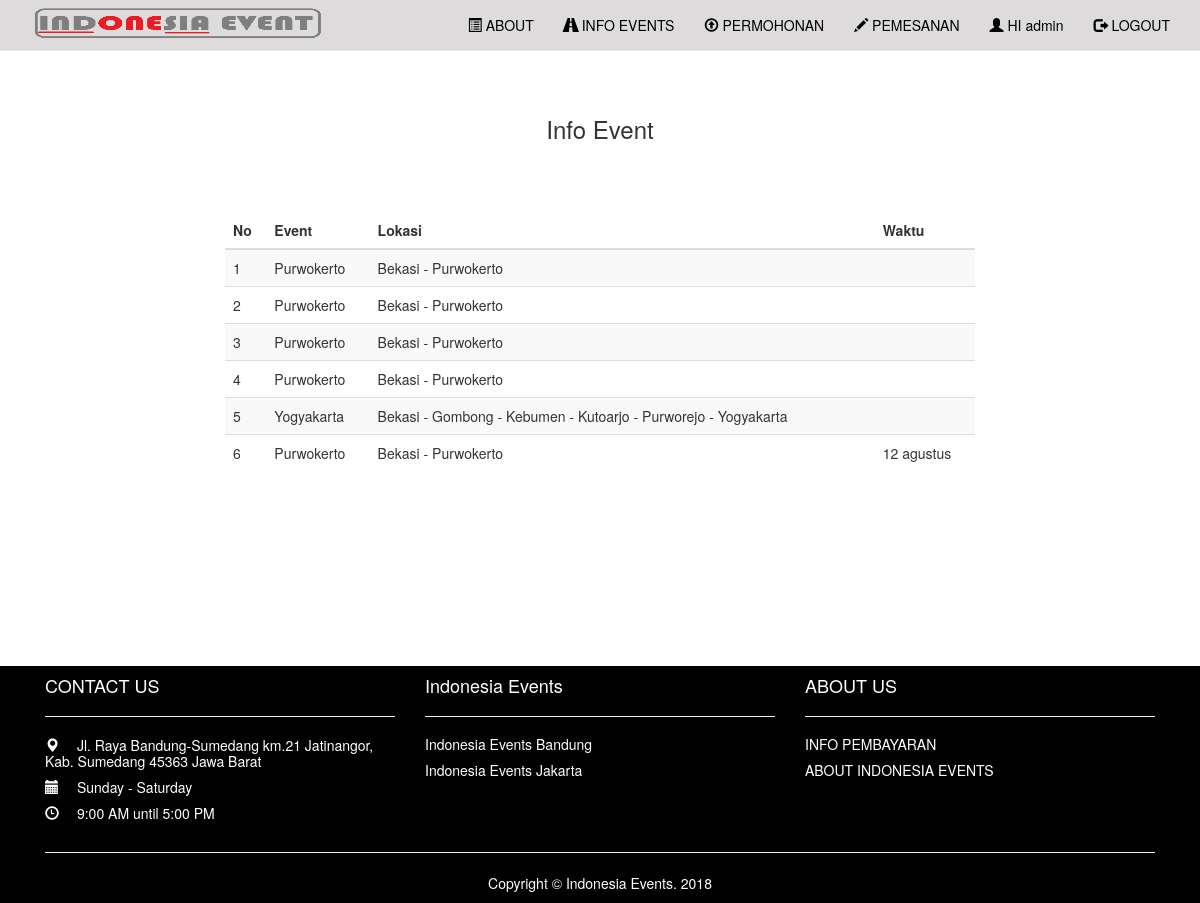
The app's page /user/index.php?halaman=info (signed in) with its own data.
### tables this page shows
CREATE TABLE `jadwal` (
  `id_jadwal` int(20) NOT NULL,
  `event` varchar(40) NOT NULL,
  `lokasi` varchar(100) NOT NULL,
  `jadwal` varchar(10) NOT NULL
);

### user/info.php (the view, shortened to what this page needs)
<br><br>
    <h3>
        <div align="center">Info Event</div>
    </h3>
    <br><br><br>
	<form class="form-horizontal">
  		<table class="table table-striped">
    		<thead>
      			<tr>
					<th>No</th>
					<th>Event</th>
					<th>Lokasi</th>
					<th>Waktu</th>
     			</tr>
    		</thead>
    		<tbody>
    			<?php
    				include 'config/koneksi.php';
					$query = mysqli_query($conn, "SELECT * FROM jadwal ORDER BY jadwal ASC")or die(mysqli_error());
						if(mysqli_num_rows($query) == 0){
							echo '<tr><td colspan="3" align="center">Tidak ada data!</td></tr>';
						}
						else
						{
							$no = 1;
							while($data = mysqli_fetch_array($query)){
								echo '<tr>';
								echo '<td>'.$no.'</td>';
								echo '<td>'.$data['event'].'</td>';
								echo '<td>'.$data['lokasi'].'</td>';
								echo '<td>'.$data['jadwal'].'</td>';
								$no++;
							}
						}
				?>
    		</tbody>
  		</table>
	</form>

### records on screen
jadwal: event "Purwokerto", lokasi "Bekasi - Purwokerto"
jadwal: event "Purwokerto", lokasi "Bekasi - Purwokerto"
jadwal: event "Purwokerto", lokasi "Bekasi - Purwokerto"
jadwal: event "Purwokerto", lokasi "Bekasi - Purwokerto"
jadwal: event "Yogyakarta", lokasi "Bekasi - Gombong - Kebumen - Kutoarjo - Purworejo - Yogyakarta"
jadwal: event "Purwokerto", lokasi "Bekasi - Purwokerto", jadwal "12 agustus"

### other values on screen
$_SESSION['username'] "admin"
